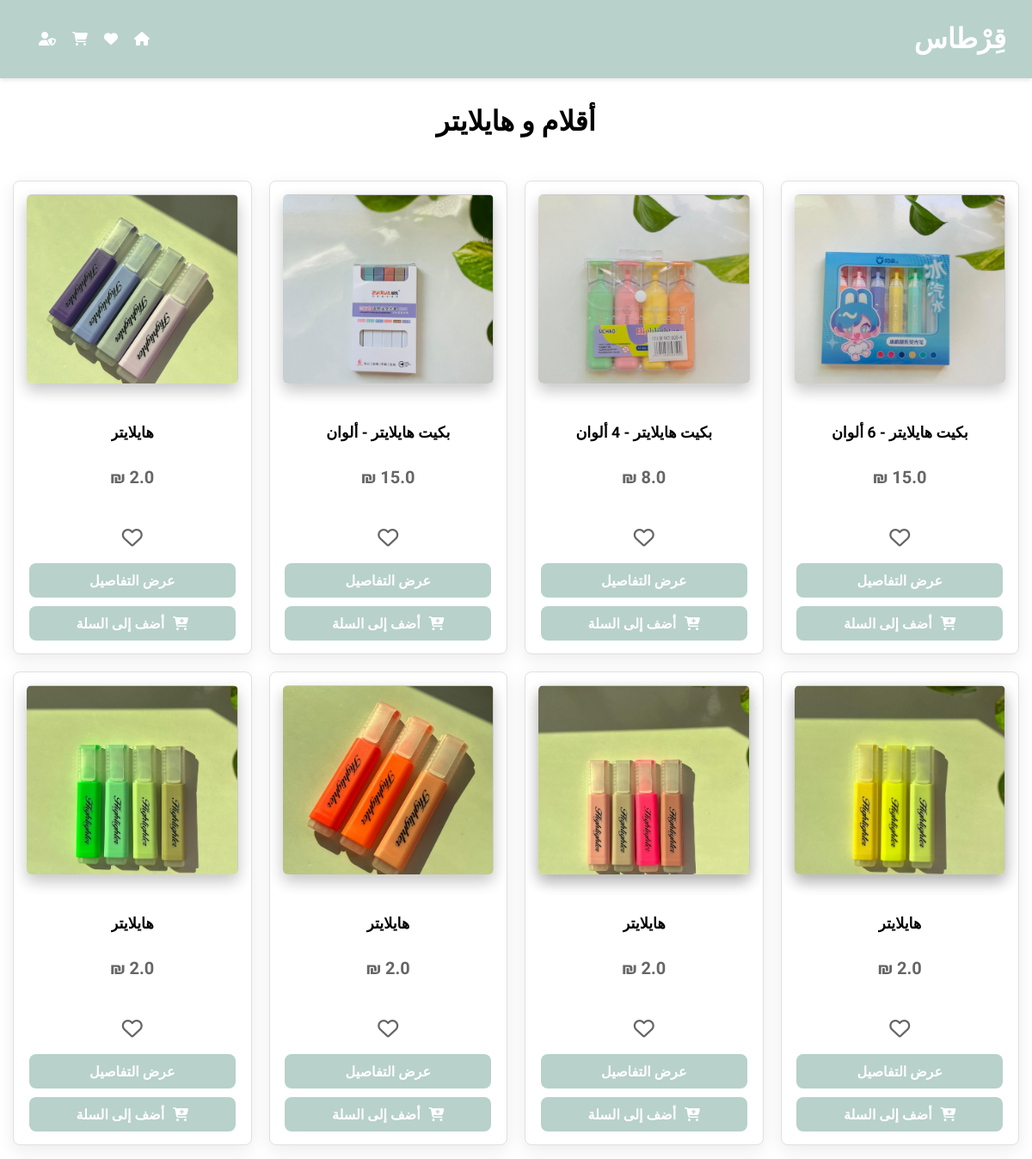
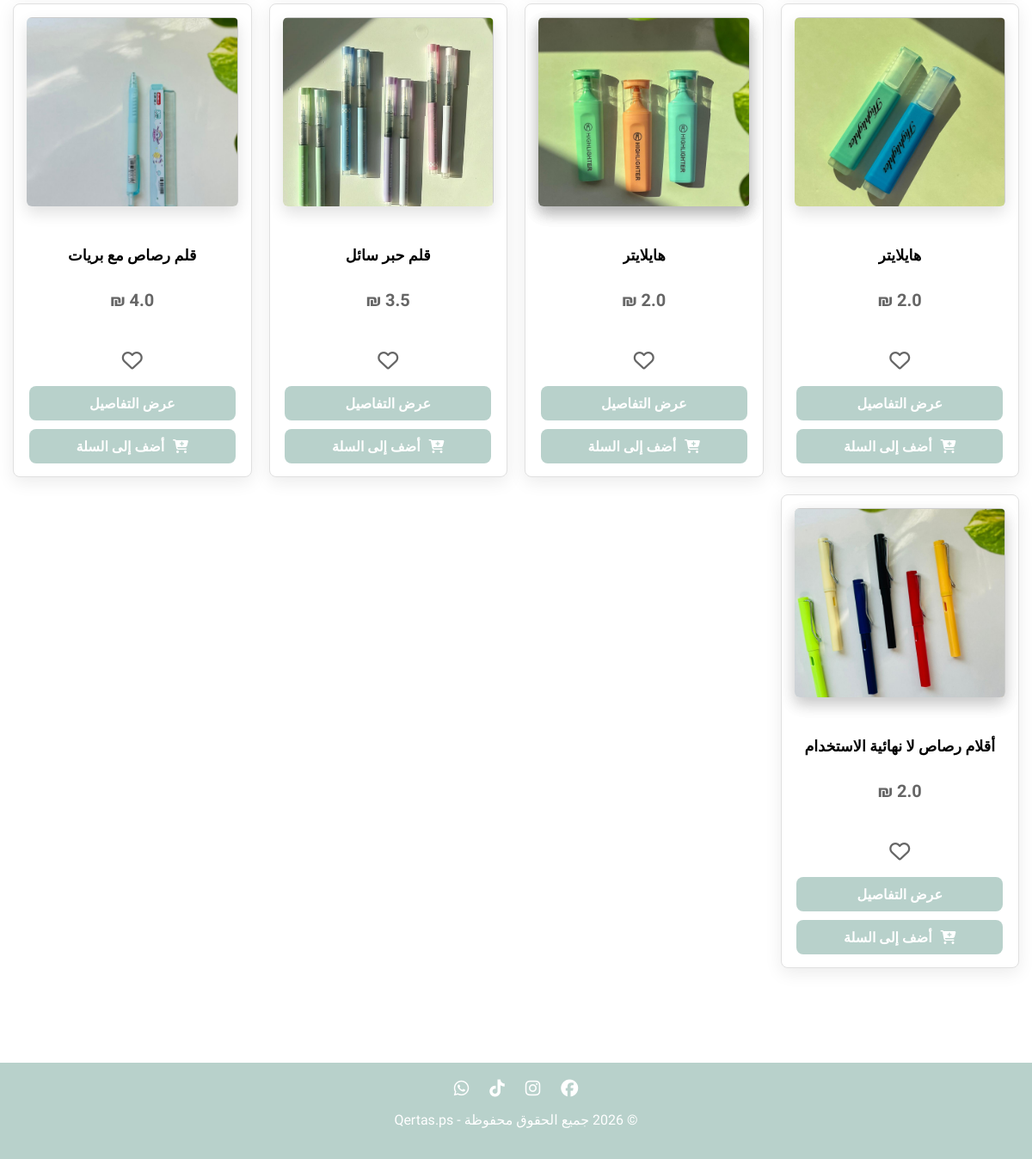
The app's page /section4 with its own data (2 pictures, top to bottom).
### tables this page shows
CREATE TABLE products (
            product_id INTEGER PRIMARY KEY,
            name TEXT NOT NULL,
            price REAL NOT NULL,
            original_price REAL,
            description TEXT,
            category TEXT DEFAULT 'general',
            images TEXT,
            colors TEXT,
            status TEXT DEFAULT 'active'
        , requires_attachment INTEGER DEFAULT 0);

### app.py (the view)
@app.route('/section4')
def section4():
    favorites = session.get("favorites", [])
    products = get_products_by_category('section4')
    return render_template("section4.html", products=products, favorites=favorites)

### app.py (called while the page is built)
def get_db():
    conn = sqlite3.connect(app.config["DB_PATH"])
    conn.row_factory = sqlite3.Row
    return conn

def row_to_product(row):
    if not row:
        return None
    product = dict(row)
    product['images'] = json.loads(product.get('images') or '[]')
    product['colors'] = json.loads(product.get('colors') or '[]')
    product['id'] = product.get('product_id')
    product['requires_attachment'] = bool(
        product.get('requires_attachment', 0)
    )
    return product

def get_products_by_category(category):
    conn = get_db()
    rows = conn.execute('SELECT * FROM products WHERE category = ? AND status != ? ORDER BY product_id', (category, 'hidden')).fetchall()
    conn.close()
    return [row_to_product(row) for row in rows]

### templates/section4.html (shortened to what this page needs)
{% extends "base.html" %}
{% block content %}
<h1 class="title">أقلام و هايلايتر</h1>
<div class="products">
    {% for product in products %}
    <div class="product-card">
        <div class="flipbook booklet" tabindex="0" role="button" aria-label="كتاب صور المنتج">
            <div class="flipbook-inner">
                {% for img in product.images %}
                <div class="page" data-index="{{ loop.index0 }}">
                    <img src="{{ url_for('static', filename='images/' + img) }}" alt="{{ product.name }}">
                </div>
                {% endfor %}
            </div>
        </div>
        <h2>{{ product.name }}</h2>
<p class="price">
    {% if product.original_price %}
        <span class="original-price">{{ product.original_price }} ₪</span>
        <span class="discount-price">{{ product.price }} ₪</span>
    {% else %}
        <span class="normal-price">{{ product.price }} ₪</span>
    {% endif %}
</p>
        <div class="actions">
            <a href="{{ url_for('toggle_favorite', product_id=product.id) }}" class="btn fav">
                <i class="{% if product.id in favorites %}fa-solid{% else %}fa-regular{% endif %} fa-heart"></i>
            </a>
            <a href="{{ url_for('details', product_id=product.id) }}" class="btn">عرض التفاصيل</a>
            <a href="{{ url_for('add_to_cart', product_id=product.id) }}" class="btn buy">
    <i class="fa-solid fa-cart-plus"></i>
    أضف إلى السلة
</a>
        </div>
    </div>
    {% endfor %}
</div>
{% endblock %}

### records on screen
products: name "بكيت هايلايتر - 6 ألوان"
products: name "بكيت هايلايتر - 4 ألوان"
products: name "بكيت هايلايتر - ألوان"
products: name "هايلايتر"
products: name "هايلايتر", price "2.0"
products: name "هايلايتر"
products: name "هايلايتر", price "2.0"
products: name "هايلايتر"
products: name "هايلايتر", price "2.0"
products: name "هايلايتر"
products: name "قلم حبر سائل", price "3.5"
products: name "قلم رصاص مع بريات"
products: name "أقلام رصاص لا نهائية الاستخدام", price "2.0"
